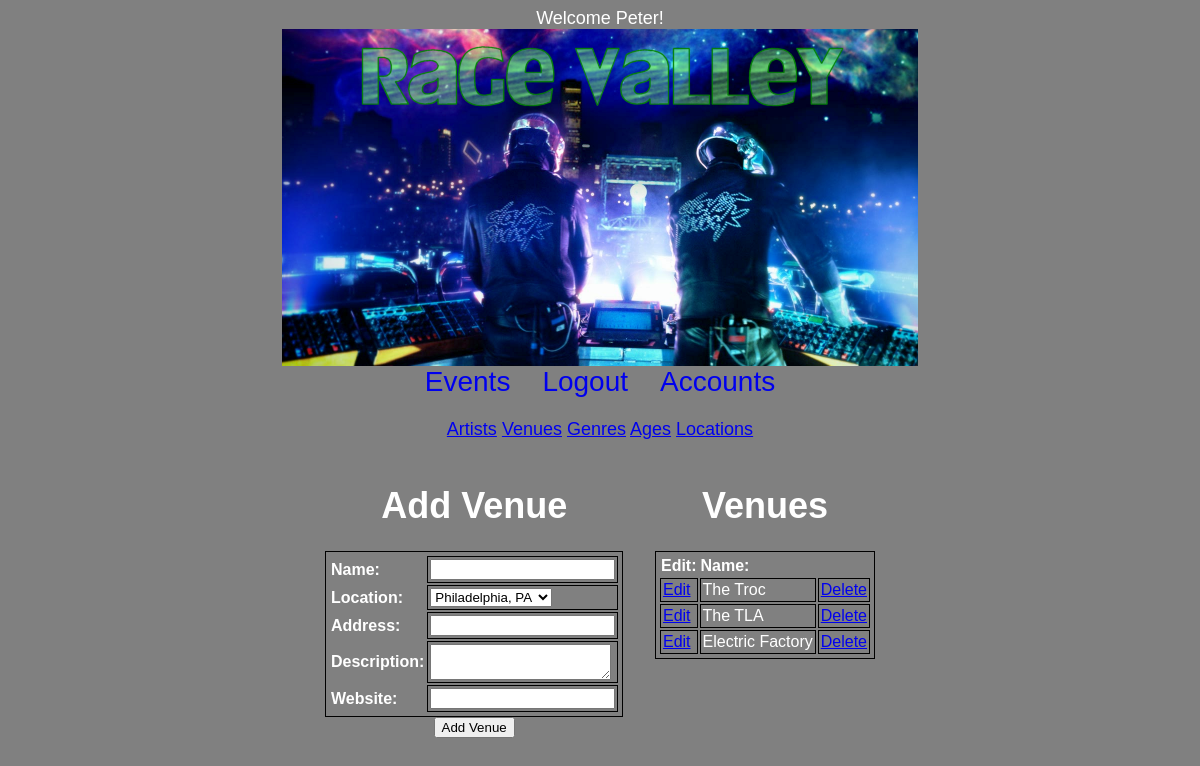
Screenshot of /admin/index.php?action=venues (signed in) with the database file from the repository.
### tables this page shows
CREATE TABLE IF NOT EXISTS `venues` (
  `venueID` int(11) NOT NULL AUTO_INCREMENT,
  `locationID` int(11) NOT NULL,
  `name` varchar(200) NOT NULL,
  `address` varchar(200) NOT NULL,
  `description` varchar(1000) NOT NULL,
  `websiteLink` varchar(400) NOT NULL,
  PRIMARY KEY (`venueID`),
  UNIQUE KEY `venueID` (`venueID`)
);

### admin/model/location.php (called while the page is built, shortened)
<?php
class Location {
	   public function __construct($locationID,$city,$state,$zip,$country) {
        $this->locationID = $locationID;
        $this->city = $city;
    }
	   public static function getLocations() {
        $db = Database::getDB();
        $query = "SELECT * FROM locations
				  ORDER BY city DESC";
        $result = $db->query($query);
		$locations = array();
		foreach ($result as $row){
			$location = new Location($row['locationID'],
								 $row['city'],
								 $row['state'],
								 $row['zip'],
								 $row['country']);
			$locations[] = $location;
		}
		return $locations;
}
	public function getID(){
		return $this->locationID;
	}
	public function getCity(){
		return $this->city;
	}
}
?>

### admin/model/venue.php (called while the page is built, shortened)
<?php
class Venue{
	   public function __construct($venueID,$locationID,$name,$address,$description,$websiteLink) {
		$this->venueID = $venueID;
        $this->location = LocationDB::getLocationByID($locationID);
        $this->name = $name;
    }
	   public static function getVenues() {
        $db = Database::getDB();
        $query = "SELECT * FROM venues
				  ORDER BY name DESC";
        $result = $db->query($query);
		$venues = array();
		foreach ($result as $row){
			$venue = new Venue($row['venueID'],
							   $row['locationID'],
							   $row['name'],
							   $row['address'],
							   $row['description'],
							   $row['websiteLink']);
			$venues[] = $venue;
		}
		return $venues;
}
	public function getID(){
		return $this->venueID;
	}
	public function getName(){
		return $this->name;
	}
}
?>

### admin/model/locationDB.php (called while the page is built, shortened)
<?php
class LocationDB {
	static function getLocationByID($id){
		$db = Database::getDB();
		$query = "SELECT * FROM locations WHERE locationID = $id";
		$result = $db->query($query);
		$location = $result->fetch();
		$locationByID = new Location($location['locationID'],
									 $location['city'],
									 $location['state'],
									 $location['zip'],
									 $location['country']);
		return $locationByID;
	}
}
?>

### admin/view/venue/dsp_venues.php (the view, shortened to what this page needs)
<div id="venueForm">
	<h1>Add Venue</h1>
	<form name="addVenue" method="post" action=".">
		<table>
			<tr>
				<th>Name:</th>
				<td><input type="text" name="name"></td>
			</tr>
			<tr>
				<th>Location:</th>
				<td>
				<select name="location">
					<?php
						foreach ($locations as $location){
							echo "<option name='location' value='" . $location->getID() . "'>" . $location->getCity() . ", " . $location->getState() . "</option>" ;
						}
					?>
				</select>
				</td>
			</tr>
			<tr>
				<th>Address:</th>
				<td><input type="text" name="address"></td>
			</tr>
			<tr>
				<th>Description:</th>
				<td><textarea name="description"></textarea></td>
			</tr>
			<tr>
				<th>Website:</th>
				<td><input type="text" name="websiteLink"></td>
			</tr>
		</table>
		<td align="center"><input type="submit" name="submitVenue" value="Add Venue">
	</form>
</div>
<div id="venueList">
<h1>Venues</h1>
<table>
	<tr>
		<th>Edit:</th>
		<th>Name:</th>
	</tr>
	<?php
	foreach ($venues as $row){
			echo "<tr>";
			echo "<td><a href='index.php?action=editVenue&vid=" . $row->getID() . "'>Edit</a></td>";
			echo "<td>" . $row->getName() . "</td>";
			echo "<td><a href='index.php?action=deleteRow&table=venues&id=" . $row->getID() . "'>Delete</a></td>";
			echo "</tr>";
		}
	?>
</table>
</div>

### resources/css/admin.css (style rules this page uses)
body { background-color: gray; font-family:"helvetica"; font-size: 18px; color:white; text-align:center; }
#venueForm { float:left; text-align:center; }
#venueList { float:right; }
table { padding:2px; margin:0 auto; text-align:left; border: 1px solid black; cells }
td { border: 1px solid black; padding: 2px; }

### rows the page displays
venues: name "The Troc"
venues: name "The TLA"
venues: name "Electric Factory"

### other values shown
$_SESSION['firstName'] "Peter"
form field location "Philadelphia, PA"
